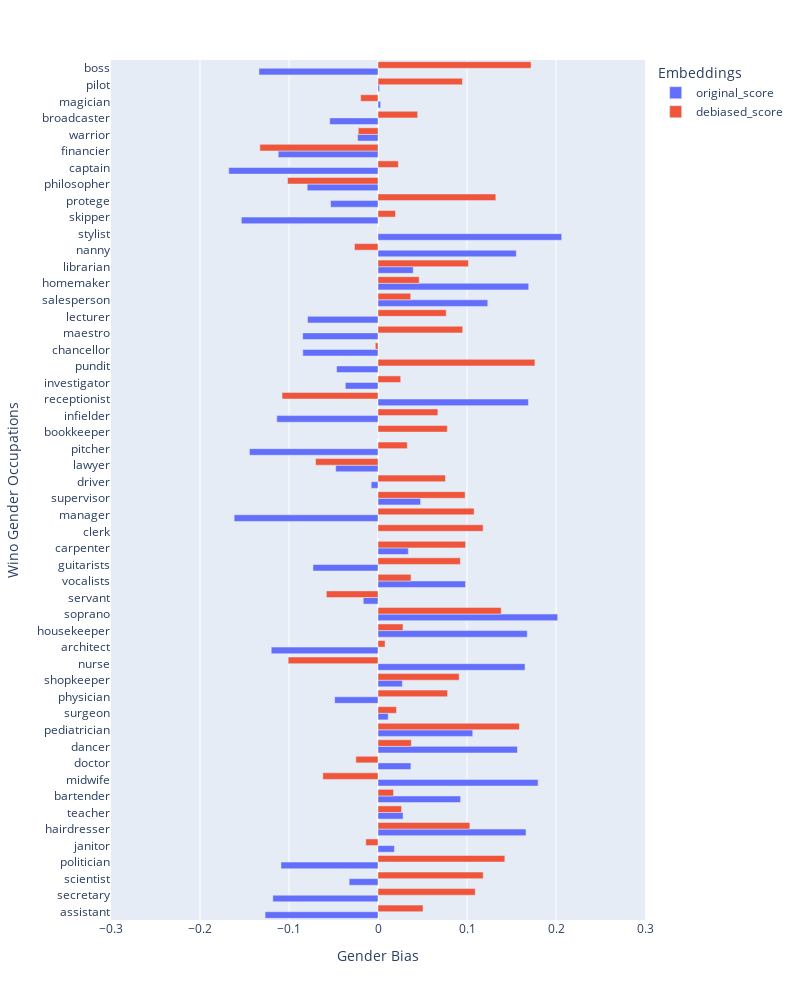

Notebook code cell kept with this figure:
### Code cell
bias_df=get_bias_score_df_from_list(gender_bias_original,gender_bias_after_debiasing, occupations,vocab_cleaned,debiased_vocab)
plot_bias_bar(bias_df)

### Figure 1 — Plotly figure (JSON) as saved in the notebook; plotly's stock layout.template omitted (floating-point values rounded to 4 significant figures)
{"data": [{"alignmentgroup": "True", "hovertemplate": "Embeddings=original_score<br>Gender Bias=%{x}<br>Wino Gender Occupations=%{y}<extra></extra>", "legendgroup": "original_score", "marker": {"color": "#636efa", "pattern": {"shape": ""}}, "name": "original_score", "offsetgroup": "original_score", "orientation": "h", "showlegend": true, "textposition": "auto", "type": "bar", "x": [-0.1269, -0.1182, -0.03239, -0.109, 0.01842, 0.1663, 0.0282, 0.09285, 0.1799, 0.03695, 0.1567, 0.1064, 0.01149, -0.04868, 0.02735, 0.1652, -0.1199, 0.1677, 0.2019, -0.01659, 0.09841, -0.07308, 0.03405, 0.0002944, -0.1616, 0.04786, -0.007653, -0.04749, -0.1445, -0.00016, -0.1137, 0.169, -0.03673, -0.04651, -0.08449, -0.08464, -0.07916, 0.1233, 0.1693, 0.03958, 0.1554, 0.2064, -0.1536, -0.05332, -0.07953, -0.1677, -0.1121, -0.02292, -0.05422, 0.002989, 0.001772, -0.1337], "xaxis": "x", "y": ["assistant", "secretary", "scientist", "politician", "janitor", "hairdresser", "teacher", "bartender", "midwife", "doctor", "dancer", "pediatrician", "surgeon", "physician", "shopkeeper", "nurse", "architect", "housekeeper", "soprano", "servant", "vocalists", "guitarists", "carpenter", "clerk", "manager", "supervisor", "driver", "lawyer", "pitcher", "bookkeeper", "infielder", "receptionist", "investigator", "pundit", "chancellor", "maestro", "lecturer", "salesperson", "homemaker", "librarian", "nanny", "stylist", "skipper", "protege", "philosopher", "captain", "financier", "warrior", "broadcaster", "magician", "pilot", "boss"], "yaxis": "y"}, {"alignmentgroup": "True", "hovertemplate": "Embeddings=debiased_score<br>Gender Bias=%{x}<br>Wino Gender Occupations=%{y}<extra></extra>", "legendgroup": "debiased_score", "marker": {"color": "#EF553B", "pattern": {"shape": ""}}, "name": "debiased_score", "offsetgroup": "debiased_score", "orientation": "h", "showlegend": true, "textposition": "auto", "type": "bar", "x": [0.05057, 0.1093, 0.1182, 0.1425, -0.0137, 0.1032, 0.02648, 0.01746, -0.06199, -0.02488, 0.03742, 0.1589, 0.02079, 0.07812, 0.09116, -0.1009, 0.007945, 0.02811, 0.1384, -0.05802, 0.03706, 0.09251, 0.0984, 0.1181, 0.108, 0.09786, 0.07578, -0.07017, 0.03294, 0.07785, 0.06729, -0.1078, 0.02548, 0.1763, -0.003019, 0.09518, 0.07663, 0.03675, 0.04632, 0.1016, -0.02646, 0.0002977, 0.01969, 0.1324, -0.1017, 0.02283, -0.1328, -0.02221, 0.04452, -0.01948, 0.09482, 0.172], "xaxis": "x", "y": ["assistant", "secretary", "scientist", "politician", "janitor", "hairdresser", "teacher", "bartender", "midwife", "doctor", "dancer", "pediatrician", "surgeon", "physician", "shopkeeper", "nurse", "architect", "housekeeper", "soprano", "servant", "vocalists", "guitarists", "carpenter", "clerk", "manager", "supervisor", "driver", "lawyer", "pitcher", "bookkeeper", "infielder", "receptionist", "investigator", "pundit", "chancellor", "maestro", "lecturer", "salesperson", "homemaker", "librarian", "nanny", "stylist", "skipper", "protege", "philosopher", "captain", "financier", "warrior", "broadcaster", "magician", "pilot", "boss"], "yaxis": "y"}], "layout": {"barmode": "group", "height": 1000, "legend": {"title": {"text": "Embeddings"}, "tracegroupgap": 0}, "margin": {"t": 60}, "width": 800, "xaxis": {"anchor": "y", "domain": [0, 1], "range": [-0.3, 0.3], "title": {"text": "Gender Bias"}}, "yaxis": {"anchor": "x", "domain": [0, 1], "title": {"text": "Wino Gender Occupations"}}}}
